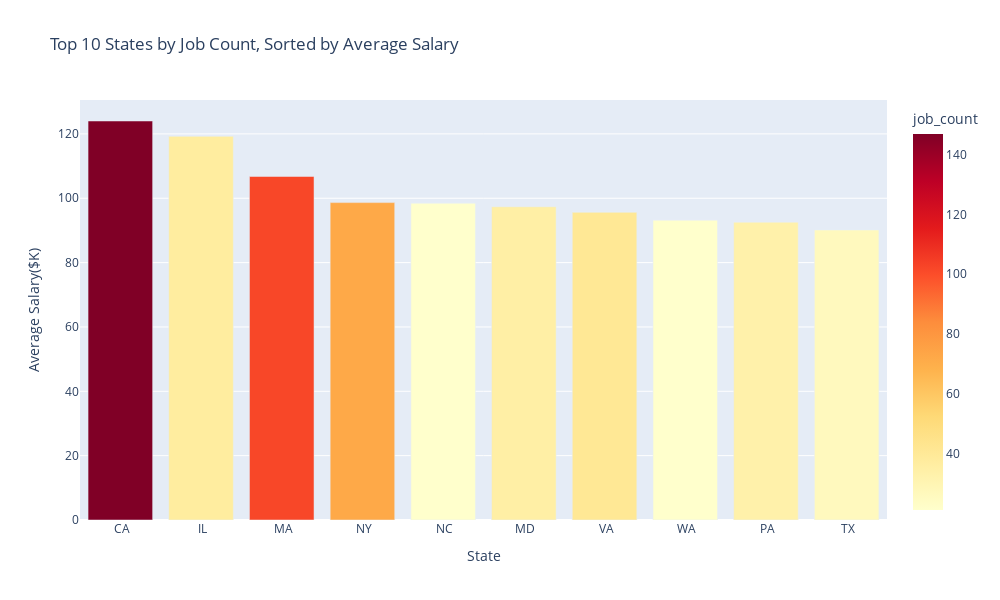

The cell this chart's notebook holds for it:
### Code cell
query = """
SELECT *
FROM (
    SELECT
        state,
        ROUND(AVG(salary/10),2) AS avg_salary,
        COUNT(job_ID) AS job_count
    FROM job
    WHERE salary IS NOT NULL
    GROUP BY state
    ORDER BY job_count DESC
    LIMIT 10
) AS top_states
ORDER BY avg_salary DESC;
"""


df = pd.read_sql(query, engine)

print(df.head(10))

fig = px.bar(
    df,
    x="state",
    y="avg_salary",
    hover_data=["job_count"],       
    color="job_count",              
    color_continuous_scale="YlOrRd",
    title="Top 10 States by Job Count, Sorted by Average Salary"
)


fig.update_layout(
    xaxis_title="State",
    yaxis_title="Average Salary($K)",
    width=1000,
    height=600
)

fig.show()

### Figure 1 — Plotly figure (JSON) as saved in the notebook; plotly's stock layout.template omitted (floating-point values rounded to 4 significant figures)
{"data": [{"customdata": [[147], [37], [102], [72], [21], [35], [41], [21], [33], [26]], "hovertemplate": "state=%{x}<br>avg_salary=%{y}<br>job_count=%{marker.color}<extra></extra>", "legendgroup": "", "marker": {"color": [147, 37, 102, 72, 21, 35, 41, 21, 33, 26], "coloraxis": "coloraxis", "pattern": {"shape": ""}}, "name": "", "orientation": "v", "showlegend": false, "textposition": "auto", "type": "bar", "x": [" CA", " IL", " MA", " NY", " NC", " MD", " VA", " WA", " PA", " TX"], "xaxis": "x", "y": [124.0, 119.2, 106.8, 98.65, 98.45, 97.36, 95.62, 93.19, 92.56, 90.12], "yaxis": "y"}], "layout": {"barmode": "relative", "coloraxis": {"colorbar": {"title": {"text": "job_count"}}, "colorscale": [[0, "rgb(255,255,204)"], [0.125, "rgb(255,237,160)"], [0.25, "rgb(254,217,118)"], [0.375, "rgb(254,178,76)"], [0.5, "rgb(253,141,60)"], [0.625, "rgb(252,78,42)"], [0.75, "rgb(227,26,28)"], [0.875, "rgb(189,0,38)"], [1, "rgb(128,0,38)"]]}, "height": 600, "legend": {"tracegroupgap": 0}, "title": {"text": "Top 10 States by Job Count, Sorted by Average Salary"}, "width": 1000, "xaxis": {"anchor": "y", "domain": [0, 1], "title": {"text": "State"}}, "yaxis": {"anchor": "x", "domain": [0, 1], "title": {"text": "Average Salary($K)"}}}}
